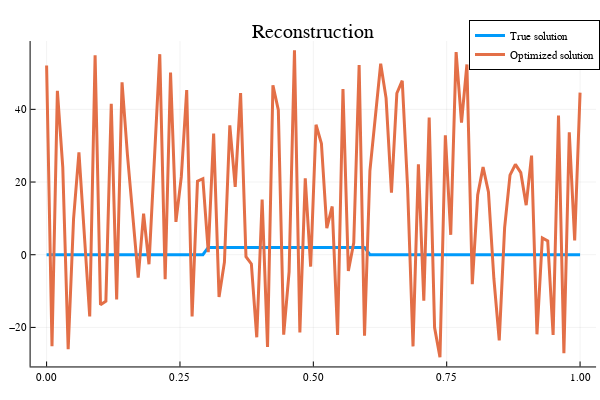

Notebook cell for this chart:
### Code cell
#Initialisation
x = 100*ones(n,1);
xbest=x;
i = 0;
fbest =1000000; # $f_{best}^0$
histo_subgradient_simple =[];# Suite des itérés f_{best}^k

lambda=1e-2;

pas=1;
itermax_subgradient_simple=100;

xp=x;
while i < itermax_subgradient_simple
    i = i + 1;
    # Insérer votre code
    gk = subgradf(x,y,H,W,lambda) 
    
    if pas == 1
        xp -= 1e-2*gk
    elseif pas == 2
        xp -= 1/(100i) * gk
    elseif pas == 3
        xp -= 1/(norm(gk)*sqrt(i)) * gk
    end
    
    if evalf(xp,y,H,W,lambda) < fbest
        fbest = evalf(xp,y,H,W,lambda)
        xbest = xp
    end
    # Fin insérer code
    
    # Stockage
    append!( histo_subgradient_simple, fbest)
end
#histo
#Affichage des courbes de convergence
plotly();

iter_subgradient_simple=1:itermax_subgradient_simple;
x=[xt,xbest];

p7 = plot(iter_subgradient_simple,histo_subgradient_simple,title="Convergence curve",label=["f"],lw=3,ann=[(55,6*10^5,"Sous-gradient simple")])
p8 = plot(px,x,title="Reconstruction",label=["True solution" "Optimized solution"],lw=3)

### Figure 1 — Plotly figure (JSON) as saved in the notebook; plotly's stock layout.template omitted (floating-point values rounded to 4 significant figures)
{"data": [{"colorbar": {"title": ""}, "legendgroup": "True solution", "line": {"color": "rgba(0, 154, 250, 1.000)", "dash": "solid", "shape": "linear", "width": 3}, "mode": "lines", "name": "True solution", "showlegend": true, "type": "scatter", "x": [0, 0.0101, 0.0202, 0.0303, 0.0404, 0.05051, 0.06061, 0.07071, 0.08081, 0.09091, 0.101, 0.1111, 0.1212, 0.1313, 0.1414, 0.1515, 0.1616, 0.1717, 0.1818, 0.1919, 0.202, 0.2121, 0.2222, 0.2323, 0.2424, 0.2525, 0.2626, 0.2727, 0.2828, 0.2929, 0.303, 0.3131, 0.3232, 0.3333, 0.3434, 0.3535, 0.3636, 0.3737, 0.3838, 0.3939, 0.404, 0.4141, 0.4242, 0.4343, 0.4444, 0.4545, 0.4646, 0.4747, 0.4848, 0.4949, 0.5051, 0.5152, 0.5253, 0.5354, 0.5455, 0.5556, 0.5657, 0.5758, 0.5859, 0.596, 0.6061, 0.6162, 0.6263, 0.6364, 0.6465, 0.6566, 0.6667, 0.6768, 0.6869, 0.697, 0.7071, 0.7172, 0.7273, 0.7374, 0.7475, 0.7576, 0.7677, 0.7778, 0.7879, 0.798, 0.8081, 0.8182, 0.8283, 0.8384, 0.8485, 0.8586, 0.8687, 0.8788, 0.8889, 0.899, 0.9091, 0.9192, 0.9293, 0.9394, 0.9495, 0.9596, 0.9697, 0.9798, 0.9899, 1], "xaxis": "x1", "y": [0, 0, 0, 0, 0, 0, 0, 0, 0, 0, 0, 0, 0, 0, 0, 0, 0, 0, 0, 0, 0, 0, 0, 0, 0, 0, 0, 0, 0, 0, 2, 2, 2, 2, 2, 2, 2, 2, 2, 2, 2, 2, 2, 2, 2, 2, 2, 2, 2, 2, 2, 2, 2, 2, 2, 2, 2, 2, 2, 2, 0, 0, 0, 0, 0, 0, 0, 0, 0, 0, 0, 0, 0, 0, 0, 0, 0, 0, 0, 0, 0, 0, 0, 0, 0, 0, 0, 0, 0, 0, 0, 0, 0, 0, 0, 0, 0, 0, 0, 0], "yaxis": "y1", "zmax": null, "zmin": null}, {"colorbar": {"title": ""}, "legendgroup": "Optimized solution", "line": {"color": "rgba(227, 111, 71, 1.000)", "dash": "solid", "shape": "linear", "width": 3}, "mode": "lines", "name": "Optimized solution", "showlegend": true, "type": "scatter", "x": [0, 0.0101, 0.0202, 0.0303, 0.0404, 0.05051, 0.06061, 0.07071, 0.08081, 0.09091, 0.101, 0.1111, 0.1212, 0.1313, 0.1414, 0.1515, 0.1616, 0.1717, 0.1818, 0.1919, 0.202, 0.2121, 0.2222, 0.2323, 0.2424, 0.2525, 0.2626, 0.2727, 0.2828, 0.2929, 0.303, 0.3131, 0.3232, 0.3333, 0.3434, 0.3535, 0.3636, 0.3737, 0.3838, 0.3939, 0.404, 0.4141, 0.4242, 0.4343, 0.4444, 0.4545, 0.4646, 0.4747, 0.4848, 0.4949, 0.5051, 0.5152, 0.5253, 0.5354, 0.5455, 0.5556, 0.5657, 0.5758, 0.5859, 0.596, 0.6061, 0.6162, 0.6263, 0.6364, 0.6465, 0.6566, 0.6667, 0.6768, 0.6869, 0.697, 0.7071, 0.7172, 0.7273, 0.7374, 0.7475, 0.7576, 0.7677, 0.7778, 0.7879, 0.798, 0.8081, 0.8182, 0.8283, 0.8384, 0.8485, 0.8586, 0.8687, 0.8788, 0.8889, 0.899, 0.9091, 0.9192, 0.9293, 0.9394, 0.9495, 0.9596, 0.9697, 0.9798, 0.9899, 1], "xaxis": "x1", "y": [52.06, -25.17, 45.08, 24.06, -26.02, 9.834, 28.17, 6.109, -16.99, 54.86, -13.76, -12.77, 41.52, -12.32, 47.45, 27.51, 11.64, -6.317, 11.32, -2.624, 26.18, 55.18, -6.751, 50.1, 9.044, 21.41, 45.29, -17.0, 20.22, 20.92, 0.6772, 33.34, -11.65, -2.061, 35.61, 18.65, 44.5, -0.5341, -2.543, -22.72, 15.18, -25.37, 46.64, 39.81, -22.0, -4.75, 56.26, -21.37, 21.0, -3.3, 35.77, 30.6, 7.332, 13.28, -22.07, 45.57, -4.496, 3.255, 52.2, -22.27, 23.09, 37.26, 52.57, 43.1, 17.08, 44.42, 47.88, 18.23, -25.22, 24.9, -12.64, 37.77, -20.03, -28.21, 32.86, 5.478, 55.77, 36.38, 52.35, -8.084, 16.45, 24.09, 17.27, -6.475, -23.57, 7.463, 21.91, 24.86, 22.59, 13.64, 27.28, -21.89, 4.609, 3.786, -22.07, 38.31, -27.11, 33.71, 3.903, 44.61], "yaxis": "y1", "zmax": null, "zmin": null}], "layout": {"annotations": [{"font": {"color": "rgba(0, 0, 0, 1.000)", "family": "sans-serif", "size": 20}, "rotation": 0, "showarrow": false, "text": "Reconstruction", "x": 0.5222, "xanchor": "center", "xref": "paper", "y": 1, "yanchor": "top", "yref": "paper"}], "height": 400, "legend": {"bgcolor": "rgba(255, 255, 255, 1.000)", "bordercolor": "rgba(0, 0, 0, 1.000)", "borderwidth": 1, "font": {"color": "rgba(0, 0, 0, 1.000)", "family": "sans-serif", "size": 11}, "tracegroupgap": 0, "traceorder": "normal", "x": 1, "xanchor": "auto", "y": 1, "yanchor": "auto"}, "margin": {"b": 20, "l": 0, "r": 0, "t": 20}, "paper_bgcolor": "rgba(255, 255, 255, 1.000)", "plot_bgcolor": "rgba(255, 255, 255, 1.000)", "showlegend": true, "width": 600, "xaxis": {"anchor": "y1", "domain": [0.05101, 0.9934], "gridcolor": "rgba(0, 0, 0, 0.100)", "gridwidth": 0.5, "linecolor": "rgba(0, 0, 0, 1.000)", "mirror": false, "range": [-0.03, 1.03], "showgrid": true, "showline": true, "showticklabels": true, "tickangle": 0, "tickcolor": "rgb(0, 0, 0)", "tickfont": {"color": "rgba(0, 0, 0, 1.000)", "family": "sans-serif", "size": 11}, "tickmode": "array", "ticks": "inside", "ticktext": ["0.00", "0.25", "0.50", "0.75", "1.00"], "tickvals": [0, 0.25, 0.5, 0.75, 1], "title": "", "titlefont": {"color": "rgba(0, 0, 0, 1.000)", "family": "sans-serif", "size": 15}, "type": "-", "visible": true, "zeroline": false, "zerolinecolor": "rgba(0, 0, 0, 1.000)"}, "yaxis": {"anchor": "x1", "domain": [0.03762, 0.9415], "gridcolor": "rgba(0, 0, 0, 0.100)", "gridwidth": 0.5, "linecolor": "rgba(0, 0, 0, 1.000)", "mirror": false, "range": [-30.74, 58.8], "showgrid": true, "showline": true, "showticklabels": true, "tickangle": 0, "tickcolor": "rgb(0, 0, 0)", "tickfont": {"color": "rgba(0, 0, 0, 1.000)", "family": "sans-serif", "size": 11}, "tickmode": "array", "ticks": "inside", "ticktext": ["−20", "0", "20", "40"], "tickvals": [-20, 0, 20, 40], "title": "", "titlefont": {"color": "rgba(0, 0, 0, 1.000)", "family": "sans-serif", "size": 15}, "type": "-", "visible": true, "zeroline": false, "zerolinecolor": "rgba(0, 0, 0, 1.000)"}}}
